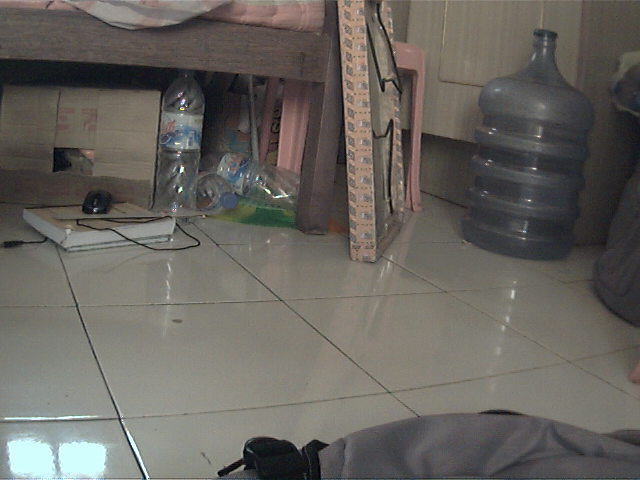
#> input picture academic/opencv/qt_img_display/image.jpg, 640 x 480 px
$ python -i pixcount.py   (imports and definitions only)
#> lines starting #> are read from the running program, lines starting #| are printed output that depends on the picture; after the words box and inside, x2 and y2 are one past the last pixel; in counts of white or black regions, pixels touching at a corner belong together
# -*- coding: utf-8 -*-

import cv2
import numpy as np

class PixelCount:
    def __init__(self):
        self.upper_color = np.array([10,10,10])
        self.lower_color = np.array([0,0,0])

    def set_upper(self, hue, sat, val):
        self.upper_color = np.array([hue,sat,val])

    def set_lower(self, hue, sat, val):
        self.lower_color = np.array([hue,sat,val])

    def pxl_img(self, imgpath):
#> called with imgpath = '../../qt_img_display/image.jpg'
        img_ori = cv2.imread(imgpath)
#> img_ori is the input picture: shape (480, 640, 3); mean B, G, R 94.4, 99.8, 103.2
        img_hsv = cv2.cvtColor(img_ori, cv2.COLOR_BGR2HSV)
#> img_hsv: shape (480, 640, 3); mean H, S, V 44.3, 30.8, 105
        img_msk = cv2.inRange(img_hsv, self.lower_color, self.upper_color)
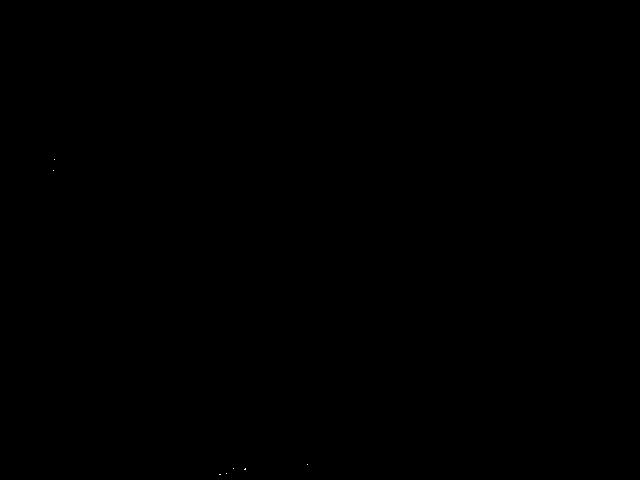
#> img_msk: shape (480, 640); 0% white in thin lines or dots, all inside (x1, y1, x2, y2) = (53, 159, 308, 475)
        img_and = cv2.bitwise_and(img_ori,img_ori, mask= img_msk)

        pxlcnt = cv2.countNonZero(img_msk)
#> pxlcnt = 10
        self.show_img(img_and)
        return pxlcnt

    def show_img(self, imgtoshow, wid=1366, hei=768):
        cv2.namedWindow('image',cv2.WINDOW_NORMAL)
        cv2.imshow("image", imgtoshow)
        cv2.resizeWindow('image', wid,hei)

    def wait(self):
        cv2.waitKey(0)


>>> result = PixelCount().pxl_img('../../qt_img_display/image.jpg')
#> result = 10
